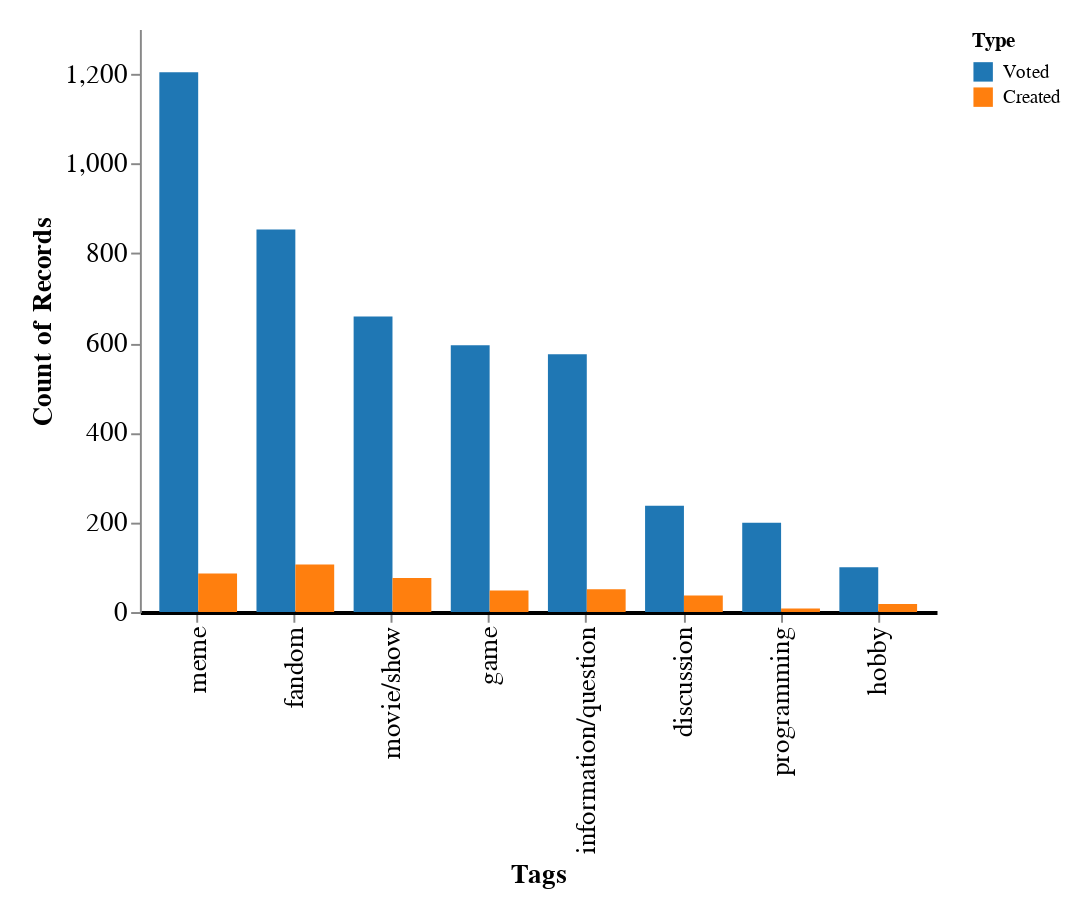

The code cell stored with this chart in its notebook:
### Code cell
ch = alt.Chart(tags_df).mark_bar().encode(
    x=alt.X("Tags:N", sort="-y"),
    xOffset="Type",
    y=alt.Y("count()", axis=alt.Axis(grid=False)),
    color=alt.Color("Type:N", scale=alt.Scale(domain=["Voted", "Created"],range=["#1f77b4", "#ff7f0e"])),
    tooltip=["count()"]
).configure(
    padding={"left": 15, "right": 15, "top": 15, "bottom": 15},
    title={"fontSize": 18},
).configure_view(
    stroke=None,
).configure_axisX(
    labelFontSize=14,
    titleFontSize=14,
    grid=False,  # Remove the grid
    domainWidth=2,  # Set the width of the axis line
    domainColor="#000"  # Set the color of the axis line
).configure_axisY(
    labelFontSize=14,
    titleFontSize=14,
    grid=False,  # Remove the grid
)

# Save the chart
ch.save("figures/voted_vs_created/altair_tags.html")
# ch.save("figures/voted_vs_created/altair_tags.png")

ch

### Figure 1 — Vega-Lite specification as saved in the notebook (floating-point values rounded to 4 significant figures; data arrays with more than 128 entries replaced by an {"elided": "..."} marker saying what was removed)
{"config": {"view": {"continuousWidth": 300, "continuousHeight": 300, "stroke": null}, "axisX": {"domainColor": "#000", "domainWidth": 2, "grid": false, "labelFontSize": 14, "titleFontSize": 14}, "axisY": {"grid": false, "labelFontSize": 14, "titleFontSize": 14}, "padding": {"left": 15, "right": 15, "top": 15, "bottom": 15}, "title": {"fontSize": 18}}, "data": {"name": "data-6ccd5f86ec3146455405c220462a08a6"}, "mark": {"type": "bar"}, "encoding": {"color": {"field": "Type", "scale": {"domain": ["Voted", "Created"], "range": ["#1f77b4", "#ff7f0e"]}, "type": "nominal"}, "tooltip": [{"aggregate": "count", "type": "quantitative"}], "x": {"field": "Tags", "sort": "-y", "type": "nominal"}, "xOffset": {"field": "Type", "type": "nominal"}, "y": {"aggregate": "count", "axis": {"grid": false}, "type": "quantitative"}}, "$schema": "https://vega.github.io/schema/vega-lite/v5.15.1.json", "datasets": {"data-6ccd5f86ec3146455405c220462a08a6": {"elided": "4852 records"}}}
